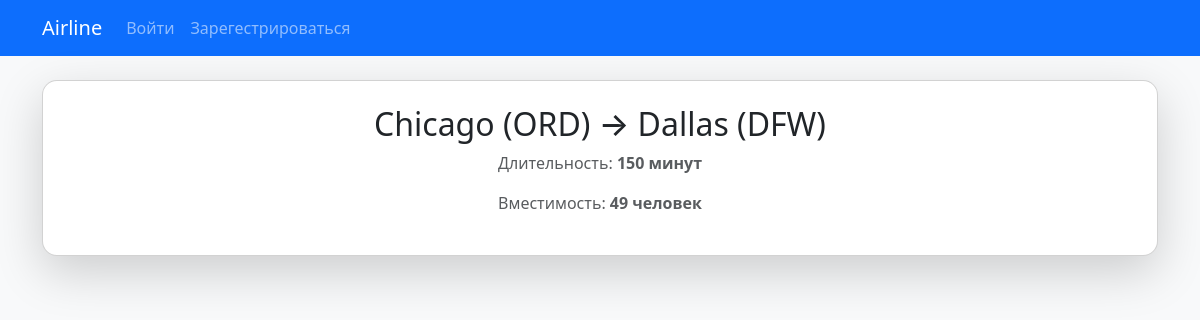
The app's page /flights/5/, older data.
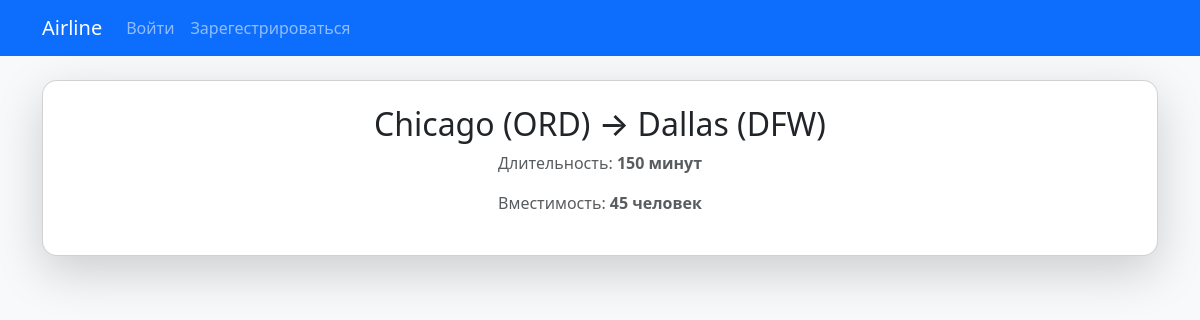
The same page, newer data.
### flights/models.py (models this page shows, shortened)
class Flight(models.Model):
    origin = models.ForeignKey(Airport, on_delete=models.CASCADE, related_name="departures")
    destination = models.ForeignKey(Airport, on_delete=models.CASCADE, related_name="arrivals")
    duration = models.IntegerField()
    capacity = models.IntegerField(default = 50) # type: ignore

class Airport(models.Model):
    code = models.CharField(max_length=3, unique=True)
    city = models.CharField(max_length=64)
    def __str__(self):
        return f"{self.city} ({self.code})"

### flights/views.py (the view)
# urls.py: path("flights/<int:flight_id>/", views.flight_detail, name="flight_detail"),
def flight_detail(request, flight_id):
    flight = get_object_or_404(Flight, pk=flight_id)
    return render(request, "flights/flight_detail.html", {"flight": flight})

### flights/templates/flights/flight_detail.html (shortened to what this page needs)
{% extends 'flights/base.html' %}
{% block content %}
<div class="card shadow-lg p-4">
    <h2 class="text-center">{{ flight.origin }} → {{ flight.destination }}</h2>
    <p class="text-muted text-center">Длительность: <strong>{{ flight.duration }} минут</strong></p>
    <p class="text-muted text-center">Вместимость: <strong id="cap">{{ flight.capacity }} человек</strong></p>
</div>
{% endblock %}

Row changes from the older to the newer data that the page shows:
changed Flight "Chicago (ORD)": capacity "49" → "45"
